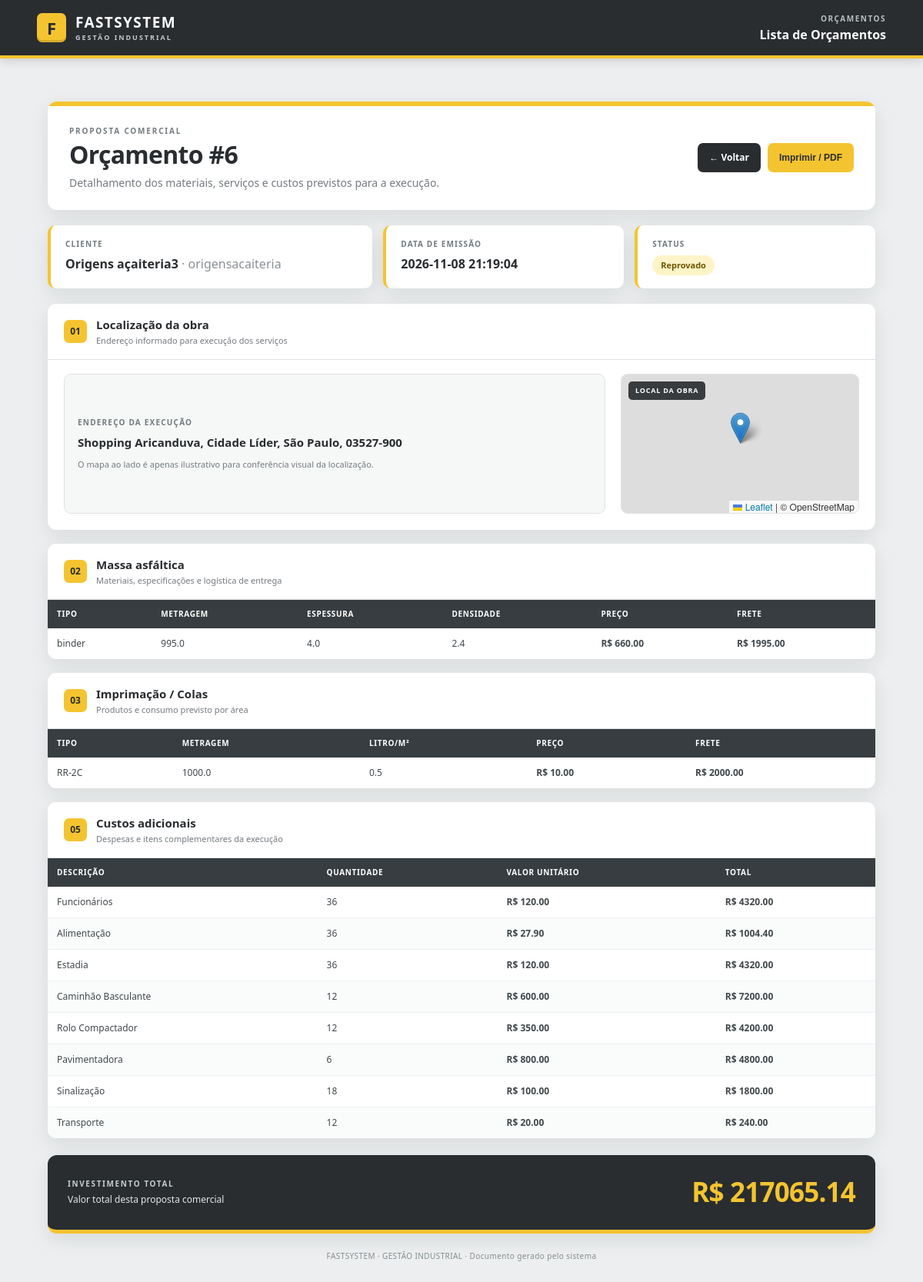
/orcamento/6, run on the app's committed database.
### tables this page shows
CREATE TABLE orcamentos (
    id INTEGER PRIMARY KEY AUTOINCREMENT,
    cliente_id INTEGER,
    cliente_nome TEXT,
    cliente_empresa TEXT,
    data_criacao TIMESTAMP DEFAULT CURRENT_TIMESTAMP,
    status_id INTEGER,
    total_geral REAL,
    observacoes TEXT, endereco TEXT, latitude REAL, longitude REAL, complementos TEXT,
    FOREIGN KEY (status_id) REFERENCES status(id)
);

CREATE TABLE status (
    id INTEGER PRIMARY KEY AUTOINCREMENT,
    nome TEXT NOT NULL,
    descricao TEXT
);

CREATE TABLE camadas_massa (
    id INTEGER PRIMARY KEY AUTOINCREMENT,
    orcamento_id INTEGER,
    tipo TEXT,
    metragem REAL,
    espessura REAL,
    densidade REAL,
    preco REAL,
    perda REAL,
    frete REAL,
    FOREIGN KEY (orcamento_id) REFERENCES orcamentos(id)
);

CREATE TABLE camadas_cola (
    id INTEGER PRIMARY KEY AUTOINCREMENT,
    orcamento_id INTEGER,
    tipo TEXT,
    metragem REAL,
    litro_m REAL,
    litro_tonel REAL,
    preco_tonel REAL,
    perda REAL,
    frete_tonel REAL,
    FOREIGN KEY (orcamento_id) REFERENCES orcamentos(id)
);

CREATE TABLE custos_extras (
    id INTEGER PRIMARY KEY AUTOINCREMENT,
    orcamento_id INTEGER,
    tipo TEXT,
    quantidade INTEGER,
    valor_unitario REAL,
    total REAL,
    FOREIGN KEY (orcamento_id) REFERENCES orcamentos(id)
);

### app.py (the view)
@app.route("/orcamento/<int:orcamento_id>")
def ver_orcamento(orcamento_id):
    conn = sqlite3.connect("orcamentos.db")
    cur = conn.cursor()
    cur.execute("SELECT * FROM orcamentos WHERE id=?", (orcamento_id,))
    orc = cur.fetchone()
    if not orc:
        conn.close()
        return f"<h3>Orçamento #{orcamento_id} não encontrado.</h3>"
    local_obra = {
        "endereco": orc[8],
        "lat": orc[9],
        "lng": orc[10],
        "complementos": orc[11]
    }
    cur.execute("SELECT * FROM camadas_massa WHERE orcamento_id=?",
                (orcamento_id,))
    massas = cur.fetchall()
    cur.execute("SELECT * FROM camadas_cola WHERE orcamento_id=?",
                (orcamento_id,))
    colas = cur.fetchall()
    cur.execute("SELECT * FROM terraplanagem WHERE orcamento_id=?",
                (orcamento_id,))
    terra = cur.fetchall()
    cur.execute("SELECT * FROM custos_extras WHERE orcamento_id=?",
                (orcamento_id,))
    extras = cur.fetchall()
    cur.execute("SELECT * FROM status WHERE id=?", (orc[5],))
    status = cur.fetchone()
    def registro_valido(registro):
        valor = registro[2]
        return (
            valor is not None
            and str(valor).strip().lower() not in ("", "none", "null")
        )
    massas = [m for m in massas if registro_valido(m)]
    colas = [c for c in colas if registro_valido(c)]
    terra = [t for t in terra if registro_valido(t)]
    extras = [e for e in extras if registro_valido(e)]
    conn.close()
    return render_template(
        "ver_orcamento.html",
        orc=orc,
        massas=massas,
        colas=colas,
        terra=terra,
        extras=extras,
        local_obra=local_obra,
        status=status
    )

### app.py (called while the page is built)
@app.context_processor
def inject_config():
    return dict(
        empresa_nome=configuracoes.nome_empresa,
        empresa_slogan=configuracoes.slogan_empresa,
        empresa_site=configuracoes.site_empresa,
        empresa_email=configuracoes.email_empresa,
        sistema_nome=configuracoes.nome_sistema,
        versao_sistema=configuracoes.versao_sistema
    )

### templates/ver_orcamento.html (shortened to what this page needs)
{% extends "base.html" %}
{% block secao_pagina %}ORÇAMENTOS{% endblock %}
{% block pagina_atual %}Lista de Orçamentos{% endblock %}
{% block head %}
  <link rel="stylesheet" href="https://unpkg.com/leaflet@1.9.4/dist/leaflet.css">
  {% endblock %}
{% block content %}
  {% set local = local_obra|default({}, true) %}
  {% if local is mapping %}
    {% set endereco_obra = local.endereco|default('', true) %}
    {% set latitude_obra = local.lat|default('', true) %}
    {% set longitude_obra = local.lng|default('', true) %}
    {% set complementos_obra = local.complementos|default('', true) %}
  {% else %}
    {% set endereco_obra = local %}
    {% set latitude_obra = lat_obra|default('', true) %}
    {% set longitude_obra = lng_obra|default('', true) %}
    {% set complementos_obra = '' %}
  {% endif %}
  <main class="page">
    <section class="hero">
      <div class="hero-stripe"></div>
      <div class="hero-content">
        <div>
          <div class="eyebrow">Proposta comercial</div>
          <h1>Orçamento #{{ orc[0] }}</h1>
          <p class="hero-subtitle">Detalhamento dos materiais, serviços e custos previstos para a execução.</p>
        </div>
        <div class="hero-actions">
          <a class="btn btn-dark back-action" href="/orcamentos">← Voltar</a>
          <button class="btn btn-yellow" type="button" onclick="window.print()">Imprimir / PDF</button>
        </div>
      </div>
    </section>
    <section class="summary-grid" aria-label="Resumo do orçamento">
      <div class="summary-card">
        <div class="summary-label">Cliente</div>
        <div class="summary-value">{{ orc[2] }}{% if orc[3] %} <span style="color:#899196;font-weight:500">· {{ orc[3] }}</span>{% endif %}</div>
      </div>
      <div class="summary-card">
        <div class="summary-label">Data de emissão</div>
        <div class="summary-value">{{ orc[4] }}</div>
      </div>
      <div class="summary-card">
        <div class="summary-label">Status</div>
        {% if status %}
          <div class="summary-value"><span class="status">{{ status[1] }}</span></div>
        {% else %}
          <div class="summary-value"><span class="status">Não definido</span></div>
        {% endif %}
      </div>
    </section>
    <section class="section">
      <div class="section-head">
        <div class="section-number">01</div>
        <div>
          <h2 class="section-title">Localização da obra</h2>
          <p class="section-caption">Endereço informado para execução dos serviços</p>
        </div>
      </div>
      <div class="section-body">
        <div class="location-layout">
          <div class="location-address">
            <div class="location-kicker">Endereço da execução</div>
            <div class="location-text">
              {% if endereco_obra %}
                {{ endereco_obra }}
              {% else %}
                Localização não informada neste orçamento.
              {% endif %}
            </div>
            <div class="location-note">O mapa ao lado é apenas ilustrativo para conferência visual da localização.</div>
          </div>
          <div class="map-wrap">
            <div class="map-tag">Local da obra</div>
            {% if latitude_obra and longitude_obra %}
              <div id="mapa-orcamento"></div>
            {% else %}
              <div class="map-placeholder">Coordenadas não disponíveis para exibir o mapa.</div>
            {% endif %}
          </div>
        </div>
      </div>
    </section>
    {% if massas %}
<section class="section">
      <div class="section-head">
        <div class="section-number">02</div>
        <div>
          <h2 class="section-title">Massa asfáltica</h2>
          <p class="section-caption">Materiais, especificações e logística de entrega</p>
        </div>
      </div>
      <div class="table-wrap">
        <table>
          <thead><tr><th>Tipo</th><th>Metragem</th><th>Espessura</th><th>Densidade</th><th>Preço</th><th>Frete</th></tr></thead>
          <tbody>
            {% for m in massas %}
              <tr>
                <td>{{ m[2] }}</td><td>{{ m[3] }}</td><td>{{ m[4] }}</td><td>{{ m[5] }}</td>
                <td class="money">R$ {{ "%.2f"|format(m[6]|float) }}</td>
                <td class="money">R$ {{ "%.2f"|format(m[8]|float) }}</td>
              </tr>
            {% else %}
              <tr><td class="empty-row" colspan="6">Nenhum item de massa asfáltica neste orçamento.</td></tr>
            {% endfor %}
          </tbody>
        </table>
      </div>
    </section>
{% endif %}
    {% if colas %}
<section class="section">
      <div class="section-head">
        <div class="section-number">03</div>
        <div>
          <h2 class="section-title">Imprimação / Colas</h2>
          <p class="section-caption">Produtos e consumo previsto por área</p>
        </div>
      </div>
      <div class="table-wrap">
        <table>
          <thead><tr><th>Tipo</th><th>Metragem</th><th>Litro/m²</th><th>Preço</th><th>Frete</th></tr></thead>
          <tbody>
            {% for c in colas %}
              <tr>
                <td>{{ c[2] }}</td><td>{{ c[3] }}</td><td>{{ c[4] }}</td>
                <td class="money">R$ {{ "%.2f"|format(c[7]|float) }}</td>
                <td class="money">R$ {{ "%.2f"|format(c[8]|float) }}</td>
              </tr>
            {% else %}
              <tr><td class="empty-row" colspan="5">Nenhum item de imprimação/cola neste orçamento.</td></tr>
            {% endfor %}
          </tbody>
        </table>
      </div>
    </section>
{% endif %}
    {% if extras %}
<section class="section">
      <div class="section-head">
        <div class="section-number">05</div>
        <div>
          <h2 class="section-title">Custos adicionais</h2>
          <p class="section-caption">Despesas e itens complementares da execução</p>
        </div>
      </div>
      <div class="table-wrap">
        <table>
          <thead><tr><th>Descrição</th><th>Quantidade</th><th>Valor unitário</th><th>Total</th></tr></thead>
          <tbody>
            {% for e in extras %}
              <tr>
                <td>{{ e[2] }}</td><td>{{ e[3] }}</td>
                <td class="money">R$ {{ "%.2f"|format(e[4]|float) }}</td>
                <td class="money">R$ {{ "%.2f"|format(e[5]|float) }}</td>
              </tr>
            {% else %}
              <tr><td class="empty-row" colspan="4">Nenhum custo adicional neste orçamento.</td></tr>
            {% endfor %}
          </tbody>
        </table>
      </div>
    </section>
{% endif %}
    <section class="total-panel">
      <div>
        <div class="total-label">Investimento total</div>
        <div class="total-description">Valor total desta proposta comercial</div>
      </div>
      <div class="total-value">R$ {{ "%.2f"|format(orc[6]|float) }}</div>
    </section>
    <footer class="footer">
      FASTSYSTEM · GESTÃO INDUSTRIAL · Documento gerado pelo sistema
    </footer>
  </main>
{% endblock %}

### templates/base.html (style rules this page uses)
:root { --fs-grafite: #292d30; --fs-amarelo: #f4c430; --fs-fundo: #eceeef; --fs-texto: #25292c; --fs-branco: #fff; }
* { box-sizing: border-box; }
body { margin: 0; min-height: 100vh; background: var(--fs-fundo); color: var(--fs-texto); font-family: Arial, Helvetica, sans-serif; }

### data on the page
orcamentos: id "6", cliente_nome "Origens açaiteria3", cliente_empresa "origensacaiteria", data_criacao "2026-11-08 21:19:04", endereco "Shopping Aricanduva, Cidade Líder, São Paulo, 03527-900", total_geral "217065.14"
status: nome "Reprovado"
camadas_massa: tipo "binder", metragem "995.0", espessura "4.0", densidade "2.4", preco "660.00", frete "1995.00"
camadas_cola: tipo "RR-2C", metragem "1000.0", litro_m "0.5", perda "10.00", frete_tonel "2000.00"
custos_extras: tipo "Funcionários", quantidade "36", valor_unitario "120.00", total "4320.00"
custos_extras: tipo "Alimentação", quantidade "36", valor_unitario "27.90", total "1004.40"
custos_extras: tipo "Estadia", quantidade "36", valor_unitario "120.00", total "4320.00"
custos_extras: tipo "Caminhão Basculante", quantidade "12", valor_unitario "600.00", total "7200.00"
custos_extras: tipo "Rolo Compactador", quantidade "12", valor_unitario "350.00", total "4200.00"
custos_extras: tipo "Pavimentadora", quantidade "6", valor_unitario "800.00", total "4800.00"
custos_extras: tipo "Sinalização", quantidade "18", valor_unitario "100.00", total "1800.00"
custos_extras: tipo "Transporte", quantidade "12", valor_unitario "20.00", total "240.00"
